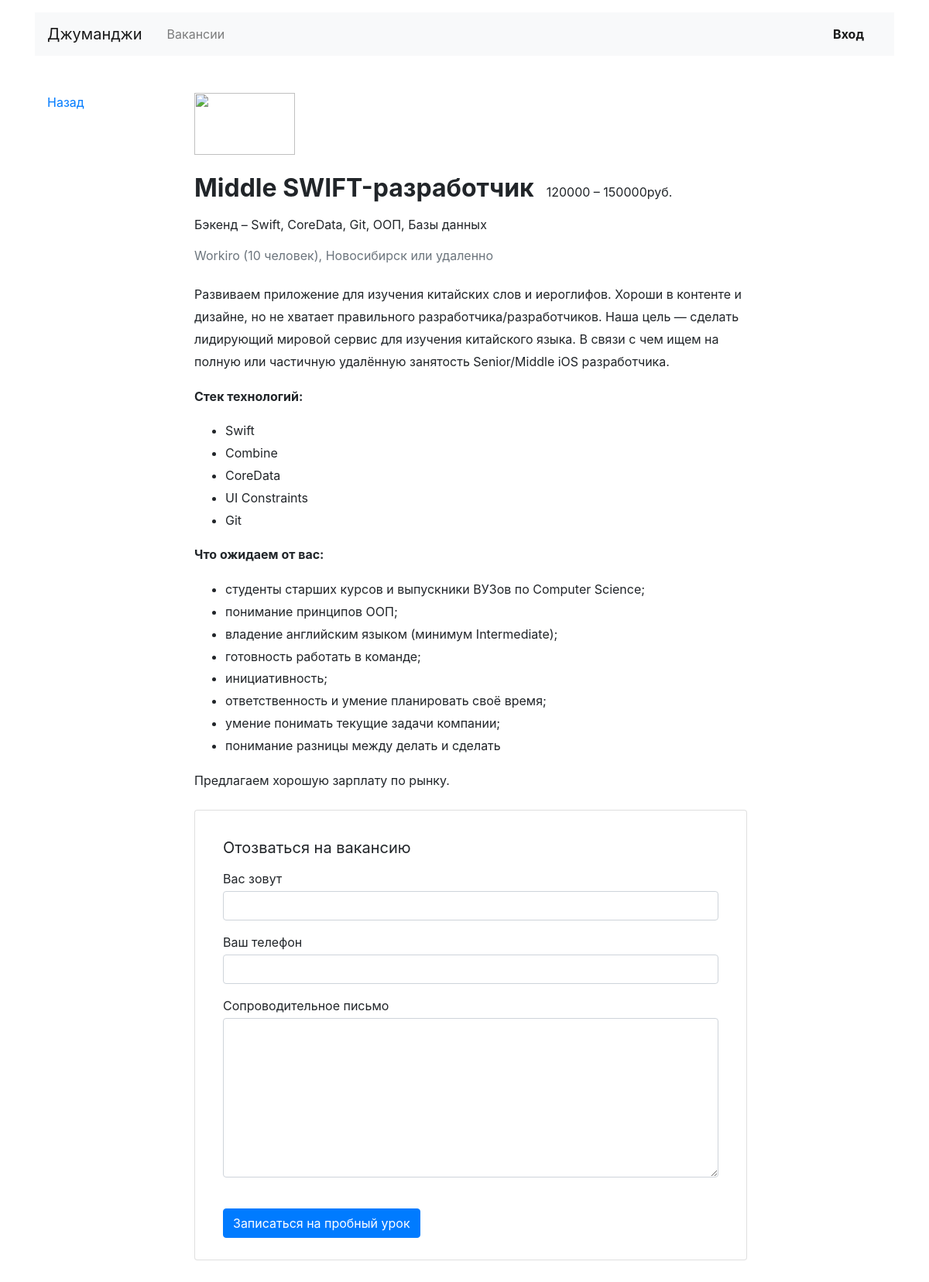
The app's page /vacancies/3/ with its own data.
### jobs/models.py (models this page shows)
class Vacancy(models.Model):
    id = models.IntegerField(primary_key=True)
    title = models.CharField(max_length=64)
    specialty = models.ForeignKey(Specialty, on_delete=models.CASCADE, related_name="vacancies")
    company = models.ForeignKey(Company, on_delete=models.CASCADE, related_name="vacancies")
    skills = models.CharField(max_length=64)
    description = models.TextField()
    salary_min = models.IntegerField()
    salary_max = models.IntegerField()
    published_at = models.DateField()

class Specialty(models.Model):
    code = models.CharField(max_length=64, unique=True)
    title = models.CharField(max_length=64)
    picture = models.URLField(default='https://place-hold.it/100x60')

class Company(models.Model):
    id = models.IntegerField(primary_key=True)
    name = models.CharField(max_length=64)
    location = models.CharField(max_length=64)
    logo = models.URLField(default='https://place-hold.it/100x60')
    description = models.TextField()
    employee_count = models.IntegerField()
    owner = models.OneToOneField(User, null=True, on_delete=models.CASCADE, related_name='company')

### jobs/views.py (the view)
# urls.py: path('vacancies/<int:id>/', vacancy_view, name='vacancy'),
def vacancy_view(request: WSGIRequest, id):
    try:
        vacancies = Vacancy.objects.get(id=id)
    except Vacancy.DoesNotExist:
        raise Http404
    return render(request, 'vacancy.html', context={
        'vacancies': vacancies,
    })

### jobs/templates/vacancy.html
  {% extends 'base.html' %}
  {% block content %}
  <main class="container mt-3 pb-5">
    <div class="row mt-5">
      <div class="col-12 col-lg-2">
        <div class="pl-3 mb-5">
          <p><a href="javascript:history.go(-1);">Назад</a></p>
        </div>
      </div>
      <div class="col-12 col-lg-8">
        <section class="pl-3">
          <a href="#"><img src="https://place-hold.it/130x80" width="130" height="80" alt=""></a>
          <div class="d-flex align-items-baseline align-content-baseline">
            <h1 class="h2 mt-4 font-weight-bold" >{{ vacancies.title }}</h1>
            <p class="m-0 pl-3">{{ vacancies.salary_min }} – {{ vacancies.salary_max }}руб.</p>
          </div>
          <p class="mt-2">{{ vacancies.specialty.title }} – {{ vacancies.skills }}</p>
          <p class="text-muted mb-4">{{ vacancies.company.name }} ({{ vacancies.company.employee_count }} человек), {{ vacancies.company.location }} или удаленно</p>
          <div style="line-height: 1.8;">
          {{ vacancies.description|safe }}
          </div>
          <form action="/echo" class="card mt-4 mb-3" enctype="multipart/form-data">
            <div class="card-body mx-3">
              <p class="h5 mt-3 font-weight-normal">Отозваться на вакансию</p>
              <div class="form-group">
                <label class="mb-1 mt-2" for="userName">Вас зовут</label>
                <input class="form-control" type="text" placeholder="" id="userName">
              </div>
              <div class="form-group">
                <label class="mb-1" for="userPhone">Ваш телефон</label>
                <input class="form-control" type="tel" placeholder="" id="userPhone">
              </div>
              <div class="form-group">
                <label class="mb-1" for="userMsg" >Сопроводительное письмо</label>
                <textarea class="form-control" rows="8" id="userMsg"></textarea>
              </div>
              <input type="submit" class="btn btn-primary mt-4 mb-2" value="Записаться на пробный урок">
            </div>
          </form>
        </section>
      </div>
    </div>
  </main>
  {% endblock %}

### records on screen
Vacancy: title "Middle SWIFT-разработчик", salary_min "120000", salary_max "150000", specialty "Бэкенд", skills "Swift, CoreData, Git, ООП, Базы данных", company.name "Workiro", company.employee_count "10", company.location "Новосибирск", description "Развиваем приложение для изучения китайских слов и иероглифов. Хороши в контенте и дизайне, но не хватает правильного разработчика/разработчиков. Наша цель — сделать лидирующий мировой сервис для изучения китайского языка. В связи с чем ищем на полную или частичную удалённую занятость Senior/Middle iOS разработчика. Стек технологий: Swift Combine CoreData UI Constraints Git Что ожидаем от вас: студенты старших курсов и выпускники ВУЗов по Computer Science; понимание принципов ООП; владение английским языком (минимум Intermediate); готовность работать в команде; инициативность; ответственность и умение планировать своё время; умение понимать текущие задачи компании; понимание разницы между…"
